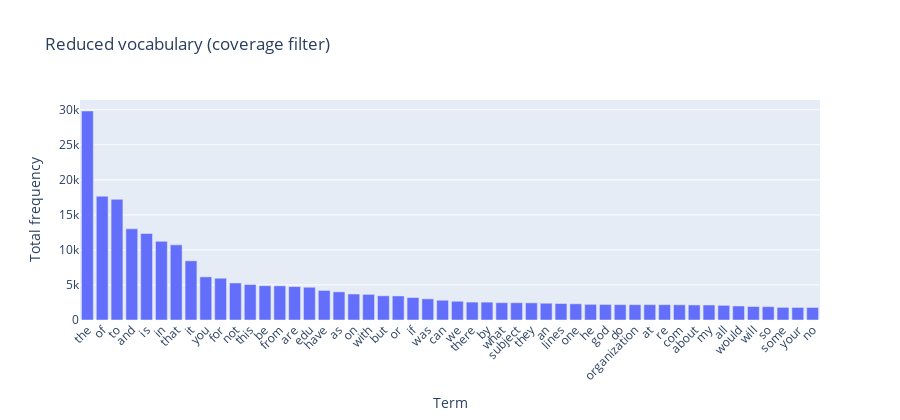

Notebook source saved alongside this figure:
### Markdown cell above
### >>> **Exercise 13 (take home):** 
The chart above only contains 300 vocabulary in the documents, and it's already computationally intensive to both compute and visualize. Can you efficiently reduce the number of terms you want to visualize as an exercise.

### Code cell
# Answer here
import numpy as np, pandas as pd

# a) Doc-frequency filter (appears in ≥ df_min documents)
df_min = 5
doc_freq = np.asarray((X_bow > 0).sum(axis=0)).ravel()
mask_df = doc_freq >= df_min

X_bow_df = X_bow[:, mask_df]
terms_df = vectorizer.get_feature_names_out()[mask_df]
print(f"Doc-frequency filter kept {X_bow_df.shape[1]} terms (df ≥ {df_min})")

# b) Coverage filter (keep top-K terms that cover ≥ coverage% of total counts)
term_counts = np.asarray(X_bow.sum(axis=0)).ravel()
order = np.argsort(term_counts)[::-1]
sorted_counts = term_counts[order]
cum = np.cumsum(sorted_counts)
coverage = 0.95
K = int((cum <= coverage * cum[-1]).sum()) or 1

keep_idx = order[:K]
X_bow_cov = X_bow[:, keep_idx]
terms_cov = vectorizer.get_feature_names_out()[keep_idx]
print(f"Coverage filter kept {K} terms (≈{coverage*100:.0f}% of total counts)")

# Quick visualization of the reduced set (interactive)
import plotly.express as px
df_top = pd.DataFrame({"term": terms_cov, "count": term_counts[keep_idx]}).sort_values("count", ascending=False)
fig = px.bar(df_top.head(50), x="term", y="count", title="Reduced vocabulary (coverage filter)", labels={"term":"Term","count":"Total frequency"})
fig.update_layout(xaxis_tickangle=-45, height=420)
fig.show()

### Figure 1 — Plotly figure (JSON) as saved in the notebook; plotly's stock layout.template omitted (floating-point values rounded to 4 significant figures)
{"data": [{"hovertemplate": "Term=%{x}<br>Total frequency=%{y}<extra></extra>", "legendgroup": "", "marker": {"color": "#636efa", "pattern": {"shape": ""}}, "name": "", "orientation": "v", "showlegend": false, "textposition": "auto", "type": "bar", "x": ["the", "of", "to", "and", "is", "in", "that", "it", "you", "for", "not", "this", "be", "from", "are", "edu", "have", "as", "on", "with", "but", "or", "if", "was", "can", "we", "there", "by", "what", "subject", "they", "an", "lines", "one", "he", "god", "do", "organization", "at", "re", "com", "about", "my", "all", "would", "will", "so", "some", "your", "no"], "xaxis": "x", "y": [29825, 17660, 17222, 13017, 12343, 11226, 10723, 8447, 6157, 5962, 5285, 5063, 4898, 4877, 4769, 4675, 4218, 4015, 3709, 3655, 3453, 3432, 3208, 3020, 2818, 2674, 2556, 2548, 2472, 2464, 2448, 2393, 2353, 2312, 2232, 2216, 2193, 2192, 2191, 2186, 2172, 2148, 2143, 2093, 2000, 1925, 1912, 1802, 1793, 1791], "yaxis": "y"}], "layout": {"barmode": "relative", "height": 420, "legend": {"tracegroupgap": 0}, "title": {"text": "Reduced vocabulary (coverage filter)"}, "xaxis": {"anchor": "y", "domain": [0, 1], "tickangle": -45, "title": {"text": "Term"}}, "yaxis": {"anchor": "x", "domain": [0, 1], "title": {"text": "Total frequency"}}}}
